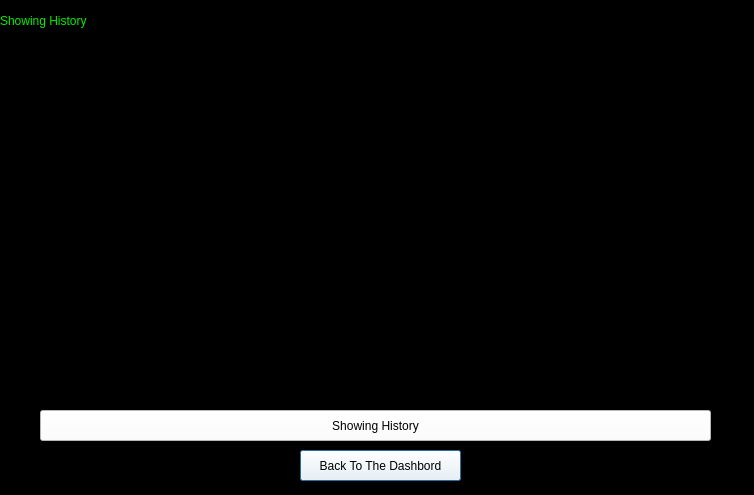
<?xml version="1.0" encoding="UTF-8"?>
<ui version="4.0">
 <class>Show_history</class>
 <widget class="QDialog" name="Show_history">
  <property name="geometry">
   <rect>
    <x>0</x>
    <y>0</y>
    <width>754</width>
    <height>495</height>
   </rect>
  </property>
  <property name="windowTitle">
   <string>Dialog</string>
  </property>
  <property name="styleSheet">
   <string notr="true">background-color: rgb(0, 0, 0);</string>
  </property>
  <widget class="QTextBrowser" name="textBrowser">
   <property name="geometry">
    <rect>
     <x>40</x>
     <y>50</y>
     <width>671</width>
     <height>361</height>
    </rect>
   </property>
   <property name="styleSheet">
    <string notr="true">font: 15pt &quot;Pristina&quot;;
background-color: rgb(0, 0, 0);
color: rgb(85, 255, 0);</string>
   </property>
  </widget>
  <widget class="QLabel" name="label_2">
   <property name="geometry">
    <rect>
     <x>0</x>
     <y>0</y>
     <width>171</width>
     <height>41</height>
    </rect>
   </property>
   <property name="styleSheet">
    <string notr="true">background-color: rgb(0, 0, 0);
color: rgb(0, 239, 0);
font: 16pt &quot;Pristina&quot;;</string>
   </property>
   <property name="text">
    <string>Showing History</string>
   </property>
  </widget>
  <widget class="QPushButton" name="pushButton_4">
   <property name="geometry">
    <rect>
     <x>300</x>
     <y>450</y>
     <width>161</width>
     <height>31</height>
    </rect>
   </property>
   <property name="styleSheet">
    <string notr="true">background-color: rgb(255, 255, 255);
font: 14pt &quot;Pristina&quot;;
color: rgb(0, 0, 0);</string>
   </property>
   <property name="text">
    <string>Back To The Dashbord</string>
   </property>
  </widget>
  <widget class="QPushButton" name="pushButton">
   <property name="geometry">
    <rect>
     <x>40</x>
     <y>410</y>
     <width>671</width>
     <height>31</height>
    </rect>
   </property>
   <property name="styleSheet">
    <string notr="true">font: 14pt &quot;Pristina&quot;;
color: rgb(0, 0, 0);
background-color: rgb(255, 255, 255);</string>
   </property>
   <property name="text">
    <string>Showing History</string>
   </property>
  </widget>
 </widget>
 <resources/>
 <connections/>
</ui>
